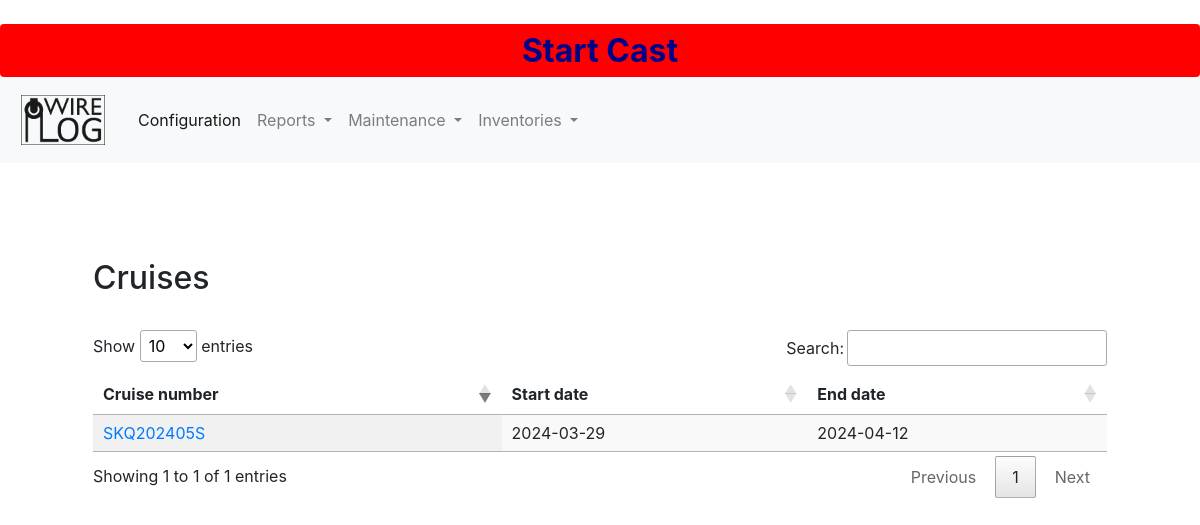
Page /wwdb/reports/cruiselist/ on the committed database.
### wwdb/models.py (models this page shows, shortened)
class Cruise(models.Model):
    id = models.AutoField(db_column='Id', primary_key=True, blank=True, null=False)
    number = models.TextField(db_column='Number', blank=True, null=True, verbose_name='Cruise number', validators=[validate_commas])
    startdate = models.DateField(db_column='StartDate', blank=True, null=True, verbose_name='Start date')
    enddate = models.DateField(db_column='EndDate', blank=True, null=True, verbose_name='End date')
    winchnotes = models.TextField(db_column='WinchNotes', blank=True, null=True, verbose_name='Winch Notes', validators=[validate_commas])
    scienceprovidedwinchnotes = models.TextField(db_column='ScienceProvidedWinch', blank=True, null=True, verbose_name='Science Provided Winch', validators=[validate_commas])
    class Meta:
        managed = True
        db_table = 'Cruise'
        verbose_name_plural = 'cruise'
    @property
    def format_startdate(self):
        date=self.startdate
        formatdate=date.strftime("%Y-%m-%d")
        return formatdate
    @property
    def format_enddate(self):
        if not self.enddate:
            return
        date=self.enddate
        formatdate=date.strftime("%Y-%m-%d")
        return formatdate

### wwdb/views.py (the view)
# urls.py: path('reports/cruiselist/', views.cruiselist, name='cruiselist'),
def cruiselist(request):
    cruises = Cruise.objects.order_by('-startdate')
    context = {
        'cruises': cruises,
       }
    return render(request, 'wwdb/reports/cruiselist.html', context=context)

### context_processors.py (called while the page is built)
def cast_context(request):
    return {'last': Cast.objects.last()}

### wwdb/templates/wwdb/reports/cruiselist.html (shortened to what this page needs)
{% extends "wwdb/base.html" %}
{% block content %}
<div class="container p-5">
    <h2>Cruises</h2>
    <br />
    <table id="table" class="display nowrap" style="width:100%">
        <thead class="thead-light">
            <tr>
                <th>Cruise number</th>
                <th>Start date</th>
                <th>End date</th>
            </tr>
        </thead>
        {% for cruise in cruises %}
        <tr>
            <td><a href="{% url 'cruisereport' cruise.pk %}">{{cruise.number}}</a></td>
            <td>{{cruise.format_startdate}}</td>
            <td>{{cruise.format_enddate}}</td>
        </tr>
        {% endfor %}
    </table>
</div>
{% endblock content %}

### rows in the picture
Cruise: number "SKQ202405S", format_startdate "2024-03-29", format_enddate "2024-04-12"
